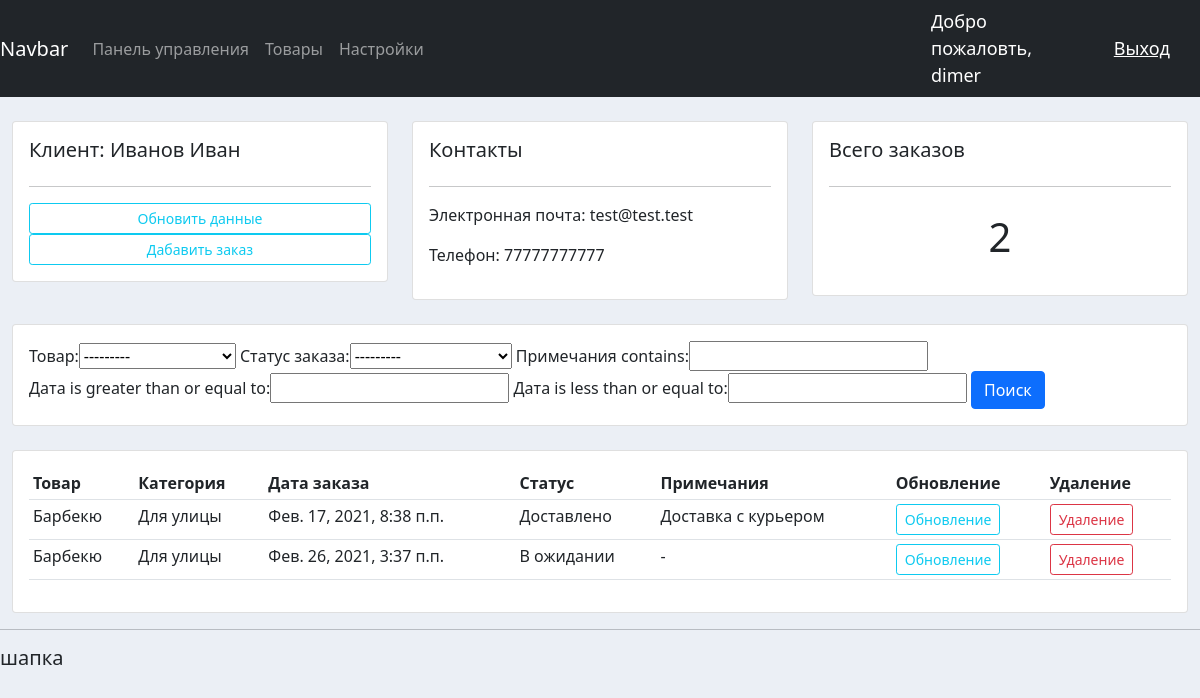
The app's page /customer/1 (signed in), older data.
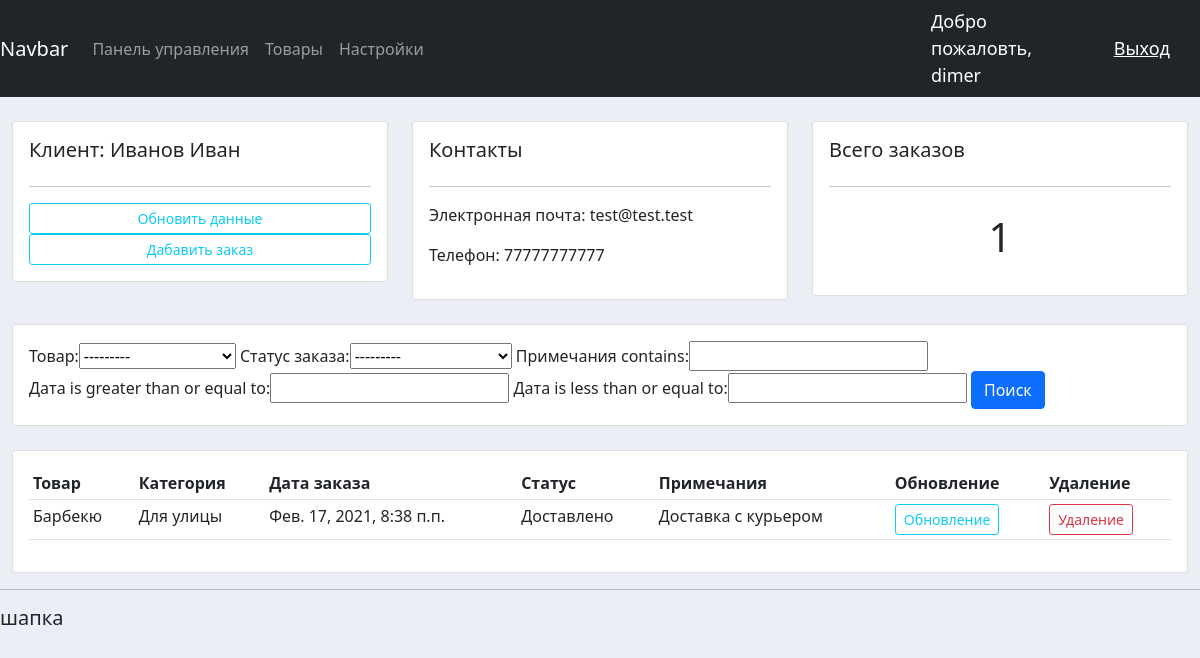
The same page, newer data.
### accounts/models.py (models this page shows, shortened)
class Order(models.Model):
    STATUS = (
        ('В ожидании', 'В ожидании'),
        ('Готово к доставке', 'Готово к доставке'),
        ('Доставлено', 'Доставлено'),
    )
    customer = models.ForeignKey(Customer, null = True, on_delete = models.SET_NULL, verbose_name = 'Клиент')
    product = models.ForeignKey(Pruduct, null = True, on_delete = models.SET_NULL, verbose_name = 'Товар')
    date_created = models.DateTimeField(auto_now_add=True, null = True, verbose_name = 'Дата')
    status = models.CharField(max_length = 200, null = True, choices = STATUS, verbose_name = 'Статус заказа')
    note = models.CharField(max_length = 10000, null = True, verbose_name = 'Примечания', default = '-')
    class Meta:
        verbose_name_plural = 'Заказы'
        verbose_name = 'Заказ'

class Pruduct(models.Model):
    CATEGORY = (
        ('Для дома', 'Для дома'),
        ('Для улицы', 'Для улицы'),
    )
    name = models.CharField(max_length=200, null = True, verbose_name = 'Наименования')
    price = models.FloatField(null = True, verbose_name = 'Цена')
    category = models.CharField(max_length=200, null = True, choices = CATEGORY, verbose_name = 'Категория')
    description = models.CharField(max_length=200, null = True, verbose_name = 'Описание', blank = True)
    date_created = models.DateTimeField(auto_now_add=True, null = True, verbose_name = 'Дата')
    tags = models.ManyToManyField(Tag)
    class Meta:
        verbose_name_plural = 'Продукция'
        verbose_name = 'Продукция'
    def __str__(self):
        return self.name

### accounts/decorations.py (the view)
        def wrapper_func(request, *args, **kwargs):
            group = None
            if request.user.groups.exists():
                group = request.user.groups.all()[0].name
            if group in allowed_roles:
                return view_func(request, *args, **kwargs)
            else:
                return HttpResponse('У Вас нет прав доступа к этой странице')

### accounts/decorations.py (called while the page is built)
def allowed_user(allowed_roles = []):
    def decorator (view_func):
        def wrapper_func(request, *args, **kwargs):
            group = None
            if request.user.groups.exists():
                group = request.user.groups.all()[0].name
            if group in allowed_roles:
                return view_func(request, *args, **kwargs)
            else:
                return HttpResponse('У Вас нет прав доступа к этой странице')
        return wrapper_func
    return decorator

### accounts/views.py (called while the page is built)
@login_required(login_url='login')
@allowed_user(allowed_roles = ['admin'])
def customer(request, pk):
    customer = Customer.objects.get(id = pk)
    orders = customer.order_set.all()
    orders_count = orders.count()
    myFilter = OrderFilter(request.GET, queryset = orders)
    orders = myFilter.qs
    context = {'customer': customer, 'orders': orders, 'orders_count': orders_count,
                'myfilter': myFilter}
    return render(request, 'accounts/customer.html', context)

### accounts/templates/accounts/customer.html (shortened to what this page needs)
{% extends "accounts/base.html" %}
{% block content %}
<br>
<div class="row">
	<div class="col-md">
		<div class="card card-body">
			<h5>Клиент: {{ customer.name }}</h5>
			<hr>
			<a class="btn btn-outline-info  btn-sm btn-block" href="">Обновить данные</a>
			<a class="btn btn-outline-info  btn-sm btn-block" href="{% url 'create_order' customer.id %}">Дабавить заказ</a>
		</div>
	</div>
	<div class="col-md">
		<div class="card card-body">
			<h5>Контакты</h5>
			<hr>
			<p>Электронная почта: {{ customer.email }}</p>
			<p>Телефон: {{ customer.phone }}</p>
		</div>
	</div>
	<div class="col-md">
		<div class="card card-body">
			<h5>Всего заказов</h5>
			<hr>
			<h1 style="text-align: center;padding: 10px">{{ orders_count }}</h1>
		</div>
	</div>
</div>
<br>
<div class="row">
	<div class="col">
		<div class="card card-body">
			<form method="get">
				{{ myfilter.form }}
		    <button class="btn btn-primary" type="submit">Поиск</button>
		  </form>
		</div>
	</div>
</div>
<br>
<div class="row">
	<div class="col-md">
		<div class="card card-body">
			<table class="table table-sm">
				<tr>
					<th>Товар</th>
					<th>Категория</th>
					<th>Дата заказа</th>
					<th>Статус</th>
					<th>Примечания</th>
					<th>Обновление</th>
					<th>Удаление</th>
				</tr>
				{% for order in orders %}
				<tr>
					<td>{{ order.product }}</td>
					<td>{{ order.product.category }}</td>
					<td>{{ order.date_created }}</td>
					<td>{{ order.status }}</td>
					<td>{{ order.note }}</td>
					<td><a class="btn btn-outline-info  btn-sm btn-block" href="{% url 'update_order' order.id %}">Обновление</a></td>
					<td><a class="btn btn-outline-danger  btn-sm btn-block" href="{% url 'delete_order' order.id %}">Удаление</a></td>
				</tr>
				{% endfor %}
			</table>
		</div>
	</div>
</div>
{% endblock content %}

Row changes from the older to the newer data that the page shows:
removed Order: product "Барбекю", product.category "Для улицы", date_created "Фев. 26, 2021, 3:37 п.п.", status "В ожидании", note "-"
Text that changed along with them:
{{ orders_count }}: "2" → "1"
